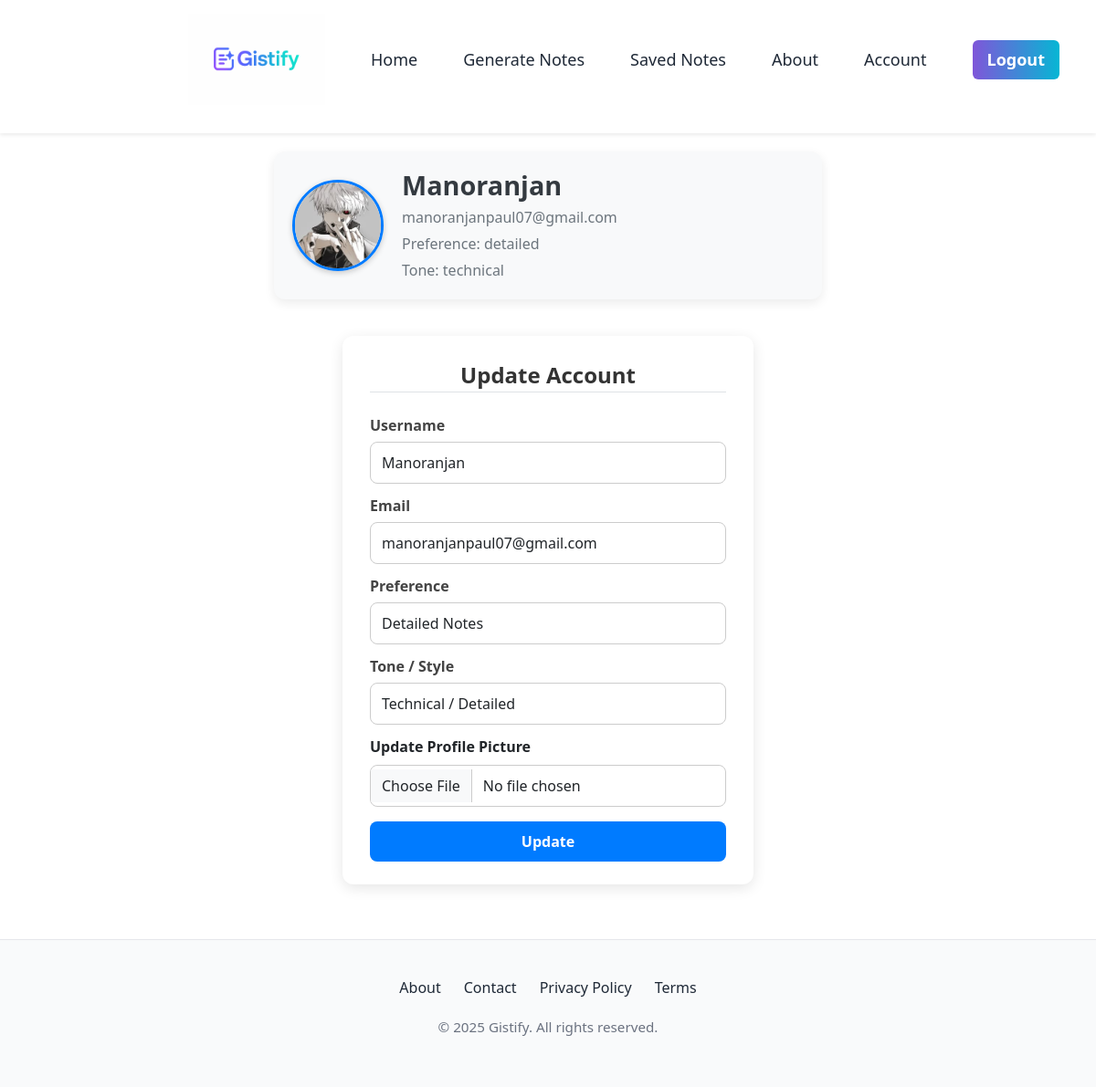
Page /account (signed in) on the committed database.
### gistify/model.py (models this page shows, shortened)
class User(db.Model, UserMixin):
    id = db.Column(db.Integer, primary_key=True)
    username = db.Column(db.String(20), unique=True, nullable=False)
    email = db.Column(db.String(120), unique=True, nullable=False)
    preference = db.Column(db.String(20), nullable=False)
    tone = db.Column(db.String(20), nullable=False)
    image_file = db.Column(db.String(20), nullable=False, default='default.jpg')
    password = db.Column(db.String(60), nullable=False)
    notes = db.relationship('Note', backref='author', lazy=True)

### gistify/routes.py (the view)
@app.route("/account", methods=['GET', 'POST'])
@login_required
def account():
    form = UpdateAccountForm()
    print("Route hit. Method:", request.method)
    print("Form submitted:", form.is_submitted())
    print("Form validate_on_submit:", form.validate_on_submit())
    print("Form errors:", form.errors)
    if form.validate_on_submit():
        print("FORM")
        if form.picture.data:
            picture_name = save_picture(form.picture.data)
            print(picture_name)
            if picture_name:
                current_user.image_file = picture_name
        current_user.username = form.username.data
        current_user.email = form.email.data
        current_user.preference = form.preference.data
        current_user.tone = form.tone.data
        db.session.commit()
        flash(f"Your account has been successfully updated", 'success')
        return redirect(url_for('account'))
    elif request.method == 'GET':
        form.username.data = current_user.username
        form.email.data = current_user.email
        form.preference.data = current_user.preference
        form.tone.data = current_user.tone
    user_image = url_for("static",
                         filename="images/profile_images/" + current_user.image_file)
    return render_template('account.html', title='Account',
                           user_image = user_image, form=form, css='register.css')

### gistify/model.py (called while the page is built)
@login_manager.user_loader
def login_user(user_id):
    return User.query.get(int(user_id))

### gistify/templates/account.html (shortened to what this page needs)
{% extends 'template.html' %}
{% block content %}
<div class="profile-container">
    <img src="{{ user_image }}" alt="profile image">
    <div class="profile-details">
        <h2>{{ current_user.username }}</h2>
        <p>{{ current_user.email }}</p>
        <p>Preference: {{ current_user.preference }}</p>
        <p>Tone: {{ current_user.tone }}</p>
    </div>
</div>
<div class="content-section">
    <form method="POST" action="{{ url_for('account') }}" novalidate enctype="multipart/form-data">
        <fieldset class="form-group">
            <legend class="border-bottom mb-4">Update Account</legend>
            <div class="form-group">
                {{ form.username.label(class="form-control-label") }}
                {% if form.username.errors %}
                    {{ form.username(class="form-control form-control-lg is-invalid") }}
                    <div class="invalid-feedback">
                        {% for error in form.username.errors %}
                        <span>{{ error }}</span>
                        {% endfor %}
                    </div>
                {% else %}
                    {{ form.username(class="form-control form-control-lg") }}
                {% endif %}
            </div>
            <div class="form-group">
                {{ form.email.label(class="form-control-label") }}
                {% if form.email.errors %}
                    {{ form.email(class="form-control form-control-lg is-invalid") }}
                    <div class="invalid-feedback">
                        {% for error in form.email.errors %}
                        <span>{{ error }}</span>
                        {% endfor %}
                    </div>
                {% else %}
                    {{ form.email(class="form-control form-control-lg") }}
                {% endif %}
            </div>
            <div class="form-group">
                {{ form.preference.label(class="form-control-label") }}
                {{ form.preference(class="form-control form-control-lg") }}
            </div>
            <div class="form-group">
                {{ form.tone.label(class="form-control-label") }}
                {{ form.tone(class="form-control form-control-lg") }}
            </div>
            <div class="form-group mb-3">
                {{ form.picture.label(class="form-label fw-bold") }}
                {{ form.picture(class="form-control") }}
            </div>
        <div class="form-group">
            {{ form.submit(class="btn btn-primary btn-block") }}
        </div>
    </form>
</div>
{% endblock content %}

### gistify/static/main.css (style rules this page uses)
* { margin: 0; padding: 0; box-sizing: border-box; }
html { scroll-behavior: smooth; }
.profile-container { display: flex; align-items: center; gap: 20px; padding: 20px; background: #f8f9fa; border-radius: 12px; box-shadow: 0 4px 12px rgba(0, 0, 0, 0.08); max-width: 600px; margin: 20px auto; }
.profile-container img { width: 100px; height: 100px; border-radius: 50%; object-fit: cover; border: 3px solid #007bff; box-shadow: 0 2px 6px rgba(0, 0, 0, 0.2); }
.profile-details { display: flex; flex-direction: column; justify-content: center; }
.profile-details h2 { margin: 0; font-size: 1.8rem; font-weight: 600; color: #343a40; }
.profile-details p { margin: 5px 0 0; font-size: 1rem; color: #6c757d; }

### gistify/static/register.css (style rules this page uses)
.content-section { max-width: 450px; margin: 40px auto; padding: 25px 30px; background: #ffffff; border-radius: 12px; box-shadow: 0 4px 15px rgba(0, 0, 0, 0.1); }
.content-section legend { font-size: 1.5rem; font-weight: bold; color: #333; text-align: center; margin-bottom: 20px; }
.form-control-label { display: block; margin-bottom: 6px; font-weight: 600; color: #444; }
.form-control { width: 100%; padding: 10px 12px; border-radius: 8px; border: 1px solid #ccc; font-size: 1rem; transition: border-color 0.2s, box-shadow 0.2s; margin-bottom: 12px; }
.btn { display: inline-block; width: 100%; padding: 10px 16px; font-size: 1rem; font-weight: 600; border-radius: 8px; cursor: pointer; border: none; transition: all 0.3s ease-in-out; }
.btn-primary { background-color: #007bff; color: white; }

### rows in the picture
User: username "Manoranjan", email "manoranjanpaul07@gmail.com", preference "detailed", tone "technical", preference "Detailed Notes", tone "Technical / Detailed"
